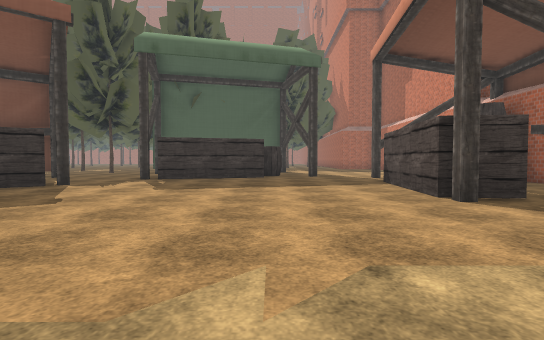
[1] (above)

15 first-person views from a walk through a Unity game level. The camera is 1.2 m above the floor, tilts 2° down and sees 85° across. The floor is counted in squares, 2 m on a side. Each view is taken from the middle of a square. On the plan, view 1 faces up. The plan holds only what a view shows up to about 9 squares ahead; the rest is blank. The place goes on beyond the plan. Some animated figures are not drawn. Some surface patterns are stand-ins.

[2]
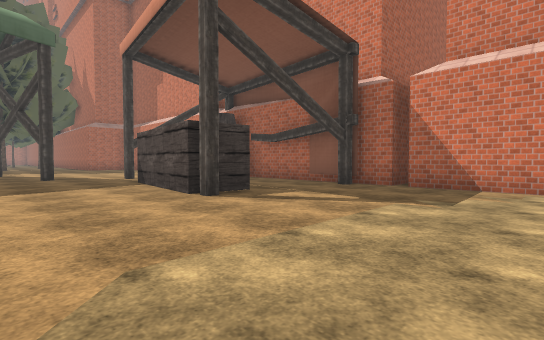

[3]
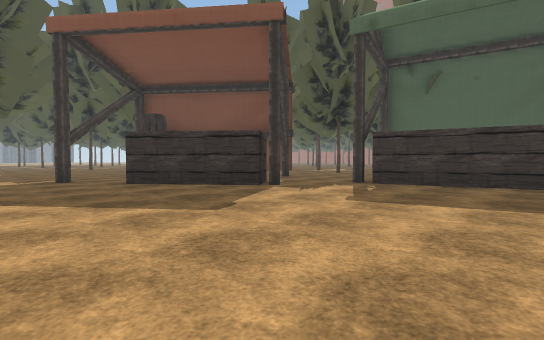

[4]
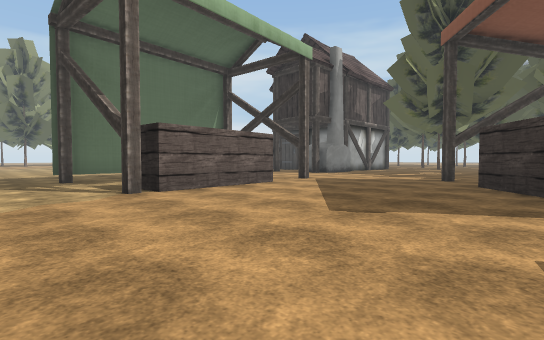

[5]
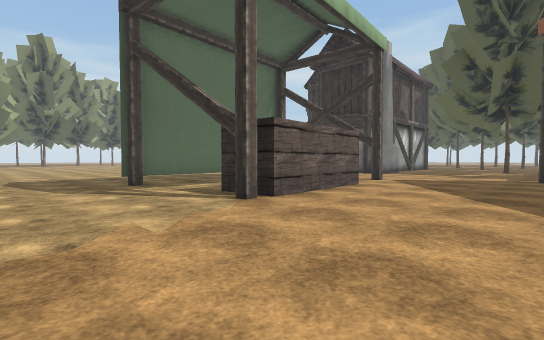

[6]
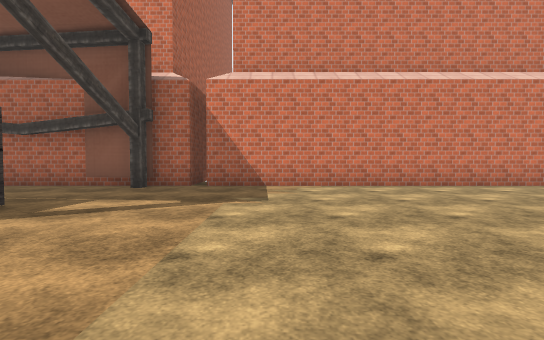

[7]
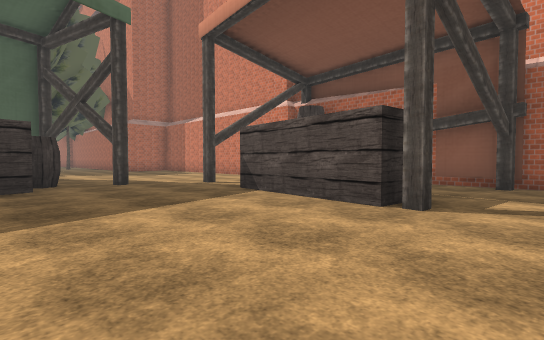

[8]
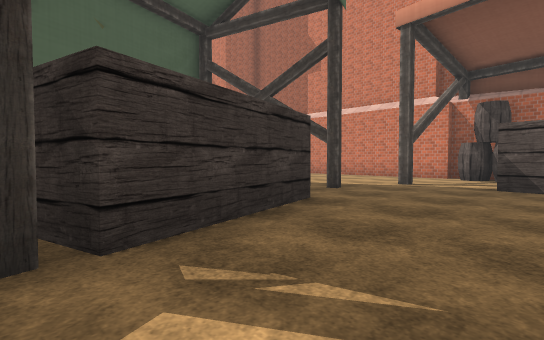

[9]
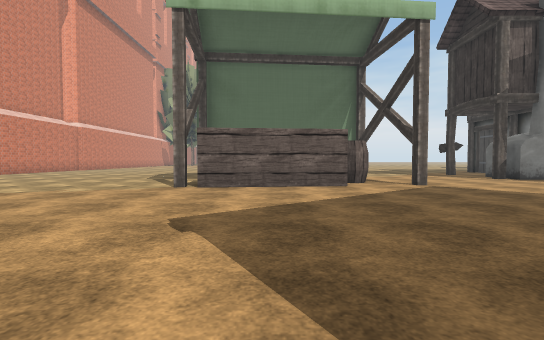

[10]
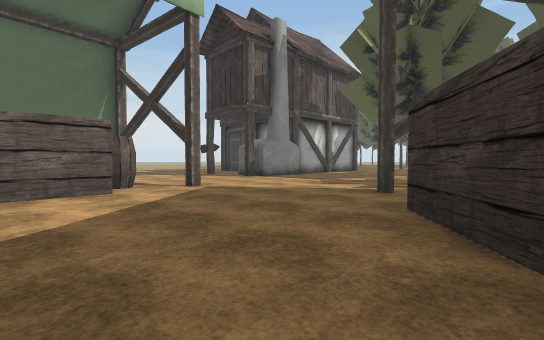

[11]
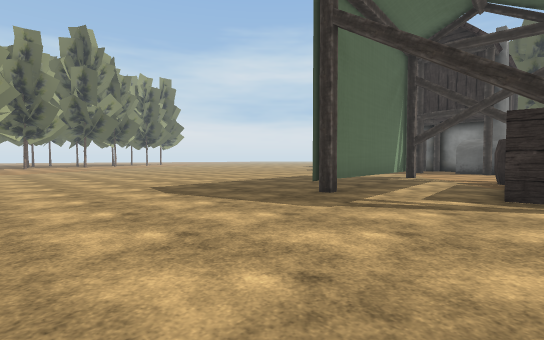

[12]
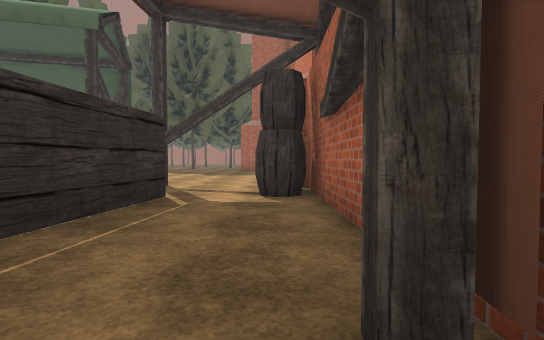

[13]
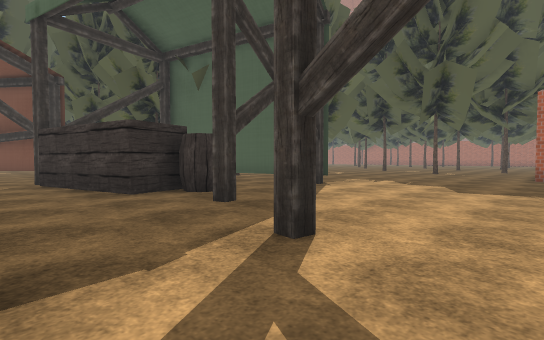

[14]
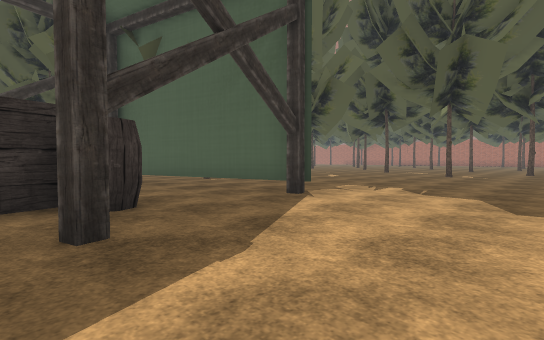

[15]
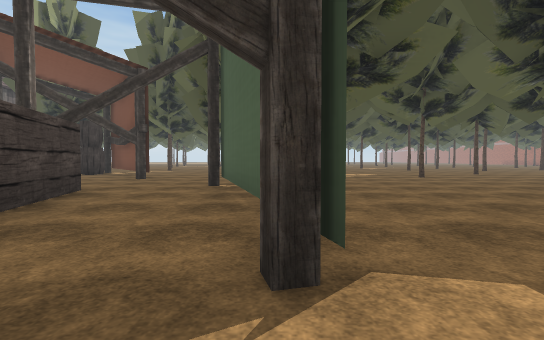

### Floor plan
Key: @ floor where view 1 was taken; # wall or solid block; . floor; T tree; H thing the floor can be seen under or through.
Columns run from 12 left of view 1 to 9 right of it. Each row starts with its distance up from view 1.
 22      .T
 21      ..
 20      ...T     ..
 19     T.....   ....#
 18      ...... .....
 17      .............
 16       ............
 15         T.........
 14         ..HHH.....
 13      T.HHH .......
 12      .............
 11      ......##.....
 10      ....###...#.. #
  9      ...##........##
  8       .........##.##
  7       ##.......##..#
  6      ##........##..#
  5    .##.........##..#
  4   .#...............#
  3 ...................###
  2 ...................#
  1  ..................#
  0   ...#.####.@......#
 -1   ....##...........#
 -2   .................#
 -3       ...##........#

Positions as (right, up) in squares from view 1, and headings:
1: (0, 0), facing up
2: (0, 0), facing up-right
3: (0, 2), facing up-left
4: (0, 6), facing down-left
5: (1, 4), facing down-left
6: (0, 1), facing right
7: (-1, 3), facing up-right
8: (-4, 7), facing up-right
9: (-4, 7), facing down
10: (-4, 6), facing down-left
11: (3, 0), facing down-left
12: (6, 3), facing up
13: (5, 8), facing up-left
14: (4, 10), facing up-left
15: (2, 14), facing left
